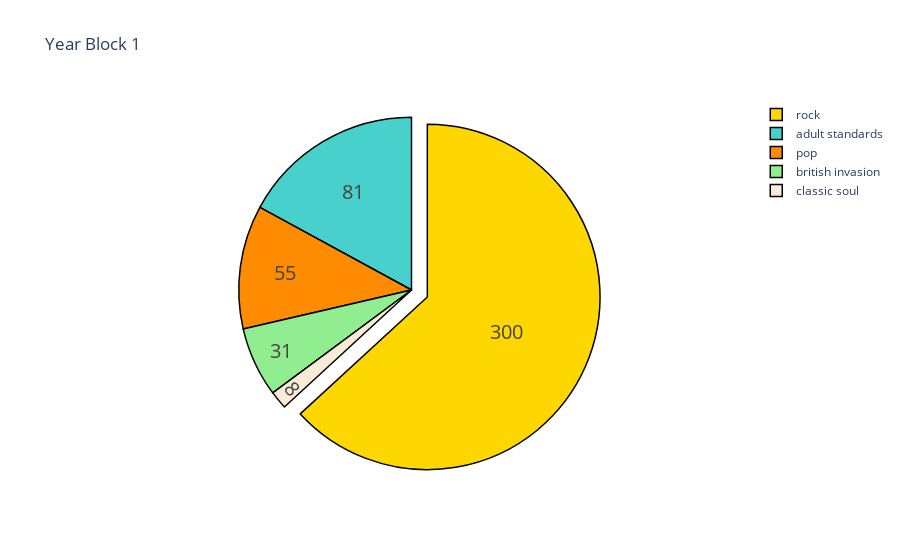
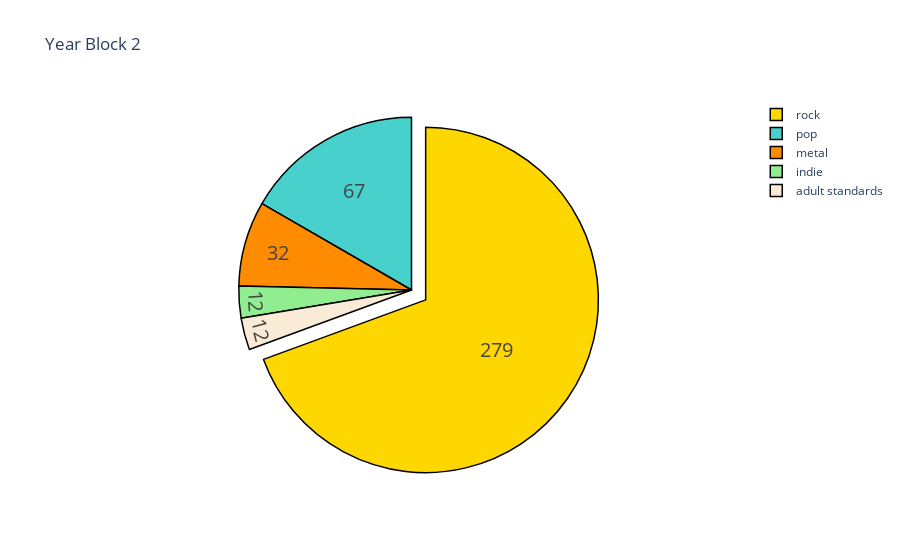
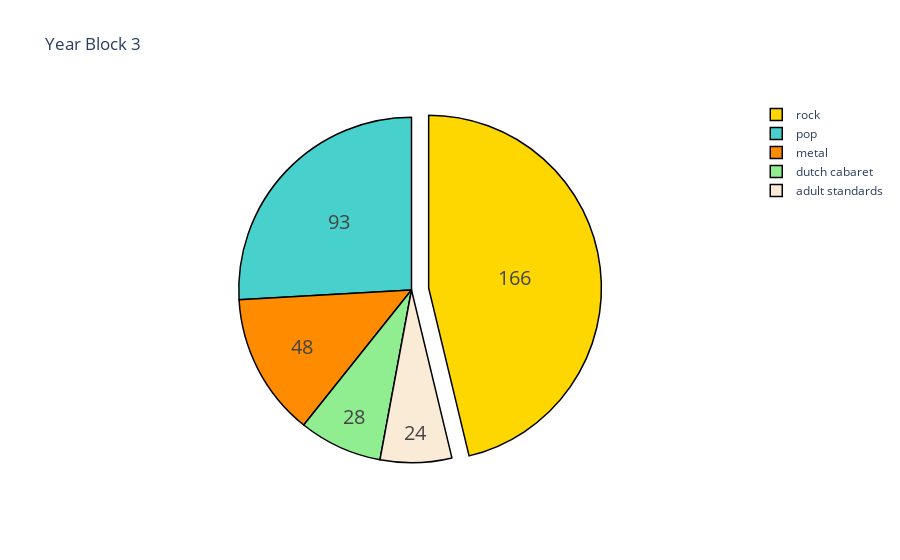
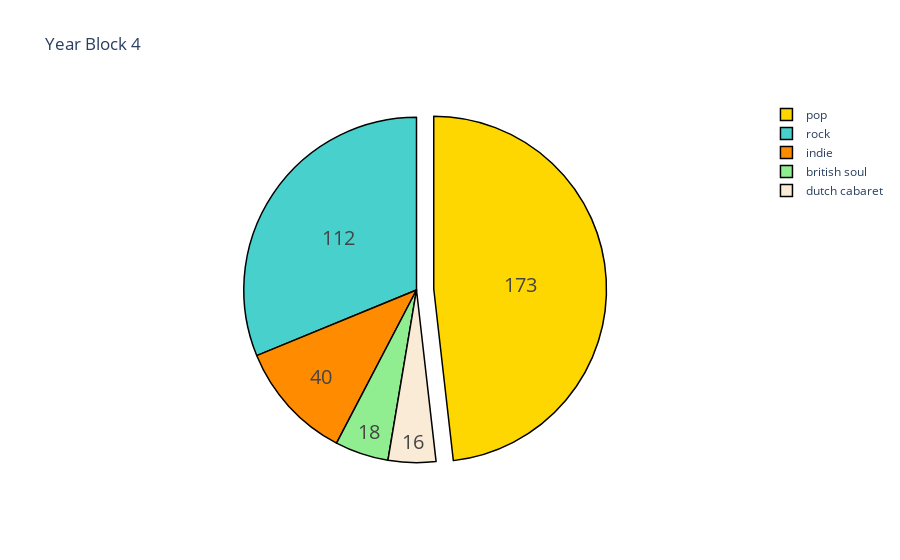

Source (notebook cell) for these figures, in order:
### Markdown cell above
## Pie Chart Visuals of Year Blocks showing trend/shift in genres between (1956 - 2019)

### Code cell
# # Creation of Year block 1 & Genre counter for Pie Chart Visual:
# year_block_1 = year_block(1) 
# genre_count(year_block_1)
   
# # Pie chart for year block 1:
# values = genre_count(year_block_1).values
# names = genre_count(year_block_1).index
# colors = ['gold', 'mediumturquoise', 'darkorange', 'lightgreen', 'AntiqueWhite']

# fig = go.Figure(data=[go.Pie(labels=names, values=values, pull=[0.1, 0, 0, 0, 0])])
# fig.update_traces(hoverinfo='label+percent', textinfo='value', textfont_size=20,
#                   marker=dict(colors=colors, line=dict(color='#000000', width=1.5)))
# fig.update_layout(title_text='Year Block 1')
# fig.show()
   
    
# # Creation of Year block 2 & Genre counter for Pie Chart Visual:
# year_block_2 = year_block(2) 
# genre_count(year_block_2)
   
# # Pie chart for year block 2:
# values = genre_count(year_block_2).values
# names = genre_count(year_block_2).index
# colors = ['gold', 'mediumturquoise', 'darkorange', 'lightgreen', 'AntiqueWhite']

# fig = go.Figure(data=[go.Pie(labels=names, values=values, pull=[0.1, 0, 0, 0, 0])])
# fig.update_traces(hoverinfo='label+percent', textinfo='value', textfont_size=20,
#                   marker=dict(colors=colors, line=dict(color='#000000', width=1.5)))
# fig.update_layout(title_text='Year Block 2')
# fig.show()


# # Creation of Year block 3 & Genre counter for Pie Chart Visual:
# year_block_3 = year_block(3) 
# genre_count(year_block_3)
   
# # Pie chart for year block 3:
# values = genre_count(year_block_3).values
# names = genre_count(year_block_3).index
# colors = ['gold', 'mediumturquoise', 'darkorange', 'lightgreen', 'AntiqueWhite']

# fig = go.Figure(data=[go.Pie(labels=names, values=values, name="Year Block 3", pull=[0.1, 0, 0, 0, 0])])
# fig.update_traces(hoverinfo='label+percent', textinfo='value', textfont_size=20,
#                   marker=dict(colors=colors, line=dict(color='#000000', width=1.5)))
# fig.update_layout(title_text='Year Block 3')
# fig.show()


# #Creation of Year block 4 & Genre counter for Pie Chart Viaual:
# year_block_4 = year_block(4) 
# genre_count(year_block_4)
   
# #Pie chart for year block 4:
# values = genre_count(year_block_4).values
# names = genre_count(year_block_4).index
# colors = ['mediumturquoise','gold', 'darkorange', 'lightgreen', 'AntiqueWhite']

# fig = go.Figure(data=[go.Pie(labels=names, values=values, pull=[0.1, 0, 0, 0, 0])])
# fig.update_traces(hoverinfo='label+percent', textinfo='value', textfont_size=20,
#                   marker=dict(colors=colors, line=dict(color='#000000', width=1.5)))
# fig.update_layout(title_text='Year Block 4')
# fig.show() 


def create_pie_chart(year_block_num, title):
    """
    Function to create and display a pie chart for a given year block.
    
    Parameters:
    year_block_num (int): The year block number.
    title (str): The title for the pie chart.
    """
    # Create the year block
    year_block_data = year_block(year_block_num)

    # Get genre count for the year block
    genre_counts = genre_count(year_block_data)

    # Extract values and names for the pie chart
    values = genre_counts.values
    names = genre_counts.index

    # Define colors for the pie chart
    colors = ['gold', 'mediumturquoise',
              'darkorange', 'lightgreen', 'AntiqueWhite']

    # Create the pie chart
    fig = go.Figure(
        data=[go.Pie(labels=names, values=values, pull=[0.1, 0, 0, 0, 0])])
    fig.update_traces(hoverinfo='label+percent', textinfo='value', textfont_size=20,
                      marker=dict(colors=colors, line=dict(color='#000000', width=1.5)))
    fig.update_layout(title_text=title)

    # Display the pie chart
    fig.show()


# Create and display pie charts for each year block
create_pie_chart(1, 'Year Block 1')
create_pie_chart(2, 'Year Block 2')
create_pie_chart(3, 'Year Block 3')
create_pie_chart(4, 'Year Block 4')

### Figure 1 — Plotly figure (JSON) as saved in the notebook; plotly's stock layout.template omitted (floating-point values rounded to 4 significant figures)
{"data": [{"hoverinfo": "label+percent", "labels": ["rock", "adult standards", "pop", "british invasion", "classic soul"], "marker": {"colors": ["gold", "mediumturquoise", "darkorange", "lightgreen", "AntiqueWhite"], "line": {"color": "#000000", "width": 1.5}}, "pull": [0.1, 0, 0, 0, 0], "textfont": {"size": 20}, "textinfo": "value", "type": "pie", "values": [300, 81, 55, 31, 8]}], "layout": {"title": {"text": "Year Block 1"}}}

### Figure 2 — Plotly figure (JSON) as saved in the notebook; plotly's stock layout.template omitted (floating-point values rounded to 4 significant figures)
{"data": [{"hoverinfo": "label+percent", "labels": ["rock", "pop", "metal", "indie", "adult standards"], "marker": {"colors": ["gold", "mediumturquoise", "darkorange", "lightgreen", "AntiqueWhite"], "line": {"color": "#000000", "width": 1.5}}, "pull": [0.1, 0, 0, 0, 0], "textfont": {"size": 20}, "textinfo": "value", "type": "pie", "values": [279, 67, 32, 12, 12]}], "layout": {"title": {"text": "Year Block 2"}}}

### Figure 3 — Plotly figure (JSON) as saved in the notebook; plotly's stock layout.template omitted (floating-point values rounded to 4 significant figures)
{"data": [{"hoverinfo": "label+percent", "labels": ["rock", "pop", "metal", "dutch cabaret", "adult standards"], "marker": {"colors": ["gold", "mediumturquoise", "darkorange", "lightgreen", "AntiqueWhite"], "line": {"color": "#000000", "width": 1.5}}, "pull": [0.1, 0, 0, 0, 0], "textfont": {"size": 20}, "textinfo": "value", "type": "pie", "values": [166, 93, 48, 28, 24]}], "layout": {"title": {"text": "Year Block 3"}}}

### Figure 4 — Plotly figure (JSON) as saved in the notebook; plotly's stock layout.template omitted (floating-point values rounded to 4 significant figures)
{"data": [{"hoverinfo": "label+percent", "labels": ["pop", "rock", "indie", "british soul", "dutch cabaret"], "marker": {"colors": ["gold", "mediumturquoise", "darkorange", "lightgreen", "AntiqueWhite"], "line": {"color": "#000000", "width": 1.5}}, "pull": [0.1, 0, 0, 0, 0], "textfont": {"size": 20}, "textinfo": "value", "type": "pie", "values": [173, 112, 40, 18, 16]}], "layout": {"title": {"text": "Year Block 4"}}}
